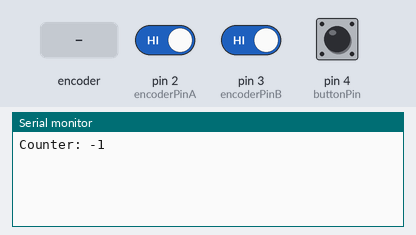
The sketch below on a simulated Arduino Uno, built with avr-gcc and run on an emulated ATmega328P. Parts: the last lines printed to the serial monitor. Inputs (shaded band) come from the test bench; at power-on: pin 4 (buttonPin) HIGH, pin 2 (encoderPinA) HIGH, pin 3 (encoderPinB) HIGH.

Above: at 1.2 s.
1.3 s: pin 4 (buttonPin) pulled LOW for 0.15 s
At 2.5 s:
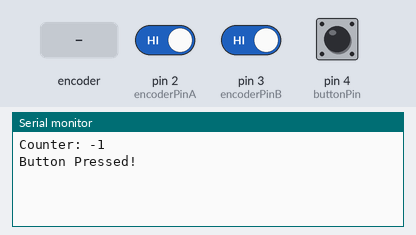
2.9 s: rotary encoder on pin 2 (encoderPinA) / pin 3 (encoderPinB) turned 1 step (first pin leading)
At 3.4 s:
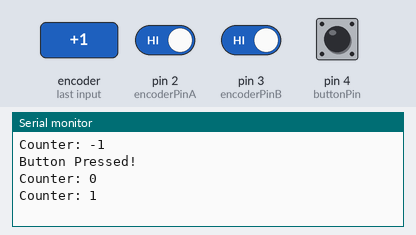
4.6 s: rotary encoder on pin 2 (encoderPinA) / pin 3 (encoderPinB) turned 1 step (first pin leading)
At 5.9 s:
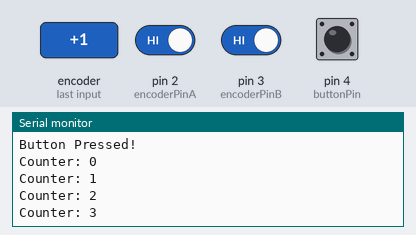
Timing chart, 0 to 7.6 s (numbered marks = the images above; inputs shaded):
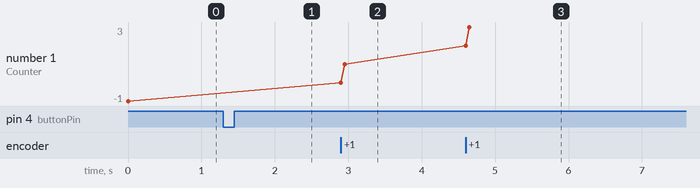

The sketch:

encoder_switch1.ino
```cpp
const int encoderPinA = 2; // 로터리 엔코더 A상 핀
const int encoderPinB = 3; // 로터리 엔코더 B상 핀
const int buttonPin = 4;   // 로터리 엔코더 스위치 핀

int lastAState = LOW;      // 이전 로터리 엔코더 A상 상태
int lastButtonState = HIGH;   // 이전 버튼 상태
int counter = 0;           // 카운터 값 (회전 방향에 따라 증가 또는 감소)

void setup() {
  pinMode(encoderPinA, INPUT_PULLUP);
  pinMode(encoderPinB, INPUT_PULLUP);
  pinMode(buttonPin, INPUT_PULLUP);
  Serial.begin(9600);
}

void loop() {
  // 로터리 엔코더 회전 감지
  int aState = digitalRead(encoderPinA);
  int bState = digitalRead(encoderPinB);
  if (aState != lastAState) {
    if (bState != aState) {
      counter++;
    } else {
      counter--;
    }
    Serial.print("Counter: ");
    Serial.println(counter);
  }
  lastAState = aState;

  // 로터리 엔코더 스위치 버튼 감지
  int buttonState = digitalRead(buttonPin);
  if (buttonState != lastButtonState) {
    if (buttonState == LOW) {
      Serial.println("Button Pressed!");
    }
  }
  lastButtonState = buttonState;
}
```

Measured:
- after the input at 1.3 s, the serial monitor: prints a new line at once (image 1)
- after the input at 2.9 s, the serial monitor: prints a new line at once (image 2)
- after the input at 4.6 s, the serial monitor: prints a new line at once (image 3)
- plotted number 1: -1 → 1 after the input at 2.9 s, 1 → 3 after the input at 4.6 s
